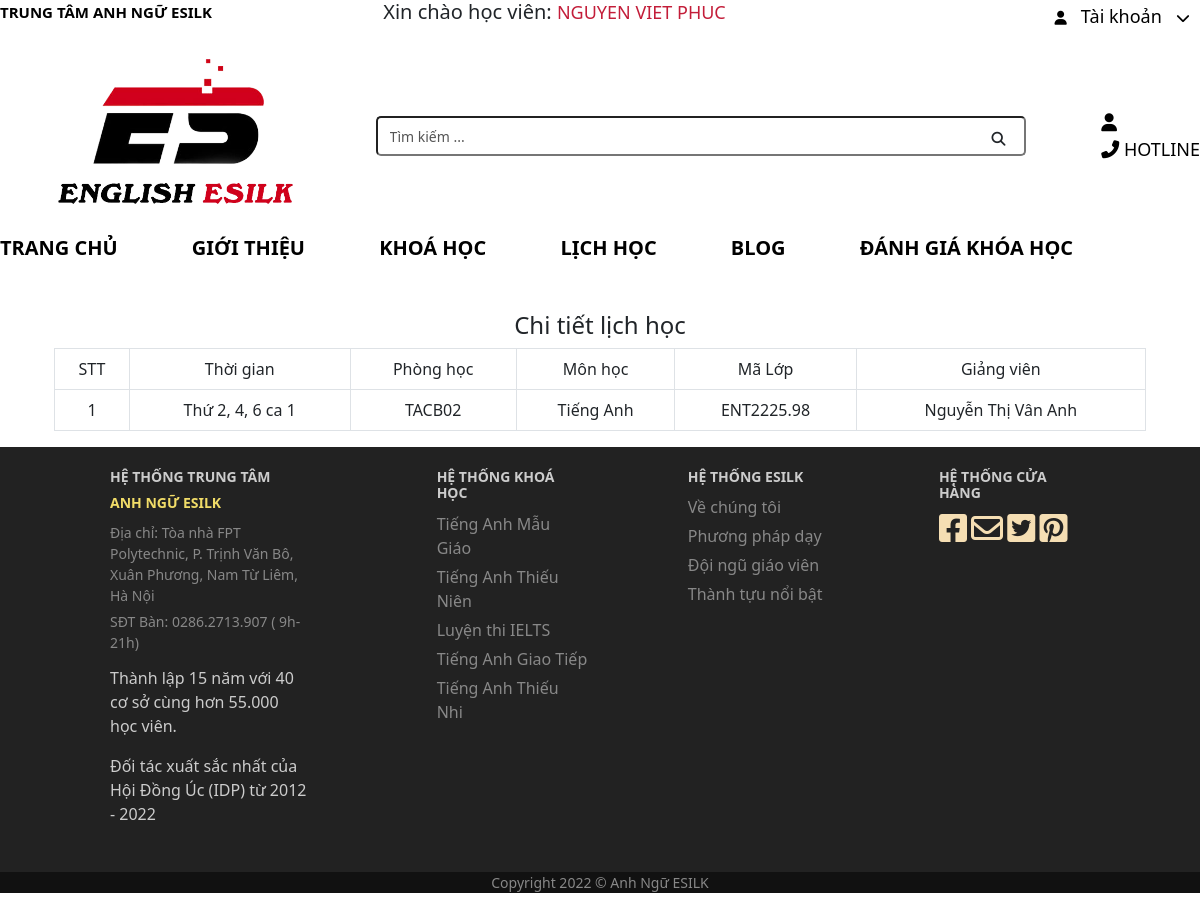
Page /index.php?ctrl=schedule-detail&user=221 (signed in) on the committed database.
### tables this page shows
CREATE TABLE `classes` (
  `id` int(11) NOT NULL,
  `room_id` int(10) NOT NULL,
  `class_code` varchar(255) DEFAULT NULL,
  `class_name` varchar(20) NOT NULL,
  `subject` varchar(255) DEFAULT NULL,
  `teacher_id` int(10) DEFAULT NULL,
  `number_session` int(11) DEFAULT NULL,
  `schedule_id` int(11) DEFAULT NULL,
  `status` varchar(255) DEFAULT NULL,
  `price` int(11) DEFAULT NULL
);

CREATE TABLE `schedule` (
  `id` int(11) NOT NULL,
  `schedule_detail` varchar(255) DEFAULT NULL
);

CREATE TABLE `rooms` (
  `id_room` int(11) NOT NULL,
  `rooms_name` varchar(255) DEFAULT NULL
);

CREATE TABLE `teacher` (
  `id_teacher` int(10) NOT NULL,
  `name_teacher` varchar(20) NOT NULL
);

### dao/pdo.php (called while the page is built, shortened)
<?php
    function pdo_get_connect(){
    $hostname = "localhost";
    $dbname = "db_esilk";
    $username = "root";
    $password = "";
    try {
        $connect = new PDO("mysql:host=$hostname;dbname=$dbname;charset=utf8", $username, $password);
        $connect->setAttribute(PDO::ATTR_ERRMODE, PDO::ERRMODE_EXCEPTION);
        return $connect;
    } catch (PDOException $e) {
        echo "Lỗi kết nối: ".$e->getMessage();
    }
    }
function pdo_query_one($sql){
    $sql_args = array_slice(func_get_args(), 1);
    try {
        $connect = pdo_get_connect();
        $query = $connect->prepare($sql);
        $query->execute($sql_args);
        $qmd = $query->fetch(PDO::FETCH_ASSOC);
        return $qmd;
    } catch (PDOException $e) {
        throw $e;
     } finally{
         unset($connect);
     }
}

### dao/schedule.php (called while the page is built, shortened)
<?php
    function select_detail_schedule_for_one_user($id_user) {
        $sql = "SELECT  classes.class_code, classes.subject, rooms.rooms_name, schedule.schedule_detail, teacher.name_teacher FROM class_detail
        INNER JOIN classes on class_detail.class_id=classes.id
        INNER JOIN rooms on class_detail.room_id=rooms.id_room
        INNER JOIN schedule on class_detail.schedule_id=schedule.id
        INNER JOIN teacher on class_detail.teacher_id=teacher.id_teacher where class_detail.id=$id_user;";
       return pdo_query_one($sql);
    }
?>

### view/schedule-detail.php (the view)
<?php
        if(isset($detail_schedule) && !empty($detail_schedule)) {
            extract($detail_schedule);
        }
?>
 <div class="content">
    <div class="container">
        <div class="container">
            <div class="page-title">
                <h4 class="mt-5 font-weight-bold text-center">
                    Chi tiết lịch học
                </h4>
            </div>
            <div class="box box-primary">
                <div class="box-body">
                    <form action="?btn_delete_all" method="post" class="table-responsive">
                        <table width="100%" class="table table-hover table-bordered text-center">
                            <thead class="thead-dark">
                                <tr>
                                    <th>STT</th>
                                    <th>Thời gian</th>
                                    <th>Phòng học</th>
                                    <th>Môn học</th>
                                    <th>Mã Lớp</th>
                                    <th>Giảng viên</th>
                                </tr>
                            </thead>
                            <tbody>
                                <tr>
                                    <td>1</td>
                                    <td><?=$schedule_detail ?></td>
                                    <td><?=$rooms_name ?></td>
                                    <td><?=$subject  ?></td>
                                    <td><?=$class_code  ?></td>
                                    <th><?=$name_teacher  ?></th>
                                </tr>
                            </tbody>
                        </table>
                    </form>
                </div>
            </div>
        </div>
    </div>
</div>

### public/css/style.css (style rules this page uses)
*, *::before, *::after { box-sizing: border-box; }
* { margin: 0; padding: 0; font: inherit; }
body { line-height: 1.5; font-family: "Roboto Condensed", sans-serif; }
p, h1, h2, h3, h4, h5, h6 { overflow-wrap: break-word; }

### rows in the picture
classes: schedule.schedule_detail "Thứ 2, 4, 6 ca 1", room.rooms_name "TACB02", subject "Tiếng Anh", class_code "ENT2225.98", teacher.name_teacher "Nguyễn Thị Vân Anh"

### other values in the picture
$name "NGUYEN VIET PHUC"
